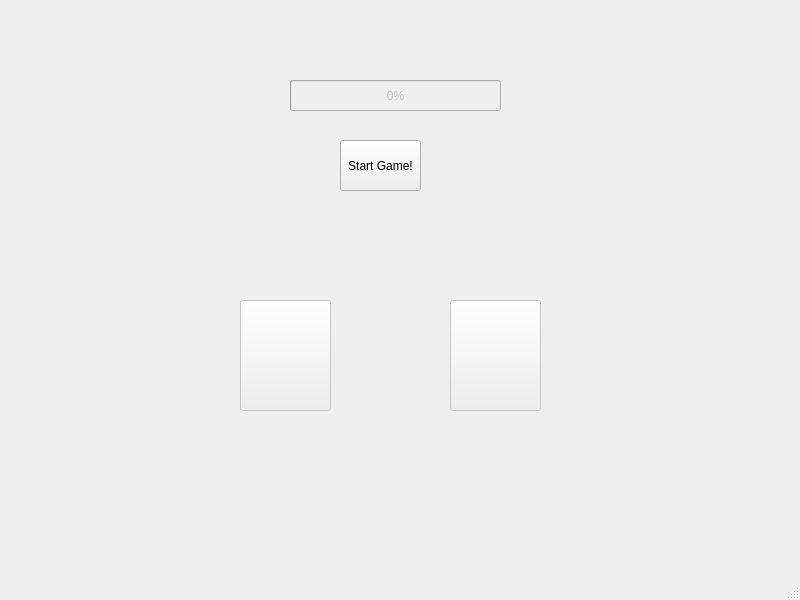
<?xml version="1.0" encoding="UTF-8"?>
<ui version="4.0">
 <class>MainWindow</class>
 <widget class="QMainWindow" name="MainWindow">
  <property name="geometry">
   <rect>
    <x>0</x>
    <y>0</y>
    <width>800</width>
    <height>600</height>
   </rect>
  </property>
  <property name="windowTitle">
   <string>MainWindow</string>
  </property>
  <widget class="QWidget" name="centralwidget">
   <widget class="QProgressBar" name="progressBar">
    <property name="enabled">
     <bool>false</bool>
    </property>
    <property name="geometry">
     <rect>
      <x>290</x>
      <y>80</y>
      <width>211</width>
      <height>31</height>
     </rect>
    </property>
    <property name="value">
     <number>0</number>
    </property>
   </widget>
   <widget class="QPushButton" name="startButton">
    <property name="geometry">
     <rect>
      <x>340</x>
      <y>140</y>
      <width>81</width>
      <height>51</height>
     </rect>
    </property>
    <property name="text">
     <string>Start Game!</string>
    </property>
   </widget>
   <widget class="QPushButton" name="redButton">
    <property name="enabled">
     <bool>false</bool>
    </property>
    <property name="geometry">
     <rect>
      <x>240</x>
      <y>300</y>
      <width>91</width>
      <height>111</height>
     </rect>
    </property>
    <property name="text">
     <string/>
    </property>
   </widget>
   <widget class="QPushButton" name="blueButton">
    <property name="enabled">
     <bool>false</bool>
    </property>
    <property name="geometry">
     <rect>
      <x>450</x>
      <y>300</y>
      <width>91</width>
      <height>111</height>
     </rect>
    </property>
    <property name="text">
     <string/>
    </property>
   </widget>
   <widget class="QLabel" name="label">
    <property name="enabled">
     <bool>true</bool>
    </property>
    <property name="geometry">
     <rect>
      <x>270</x>
      <y>220</y>
      <width>541</width>
      <height>51</height>
     </rect>
    </property>
    <property name="font">
     <font>
      <pointsize>13</pointsize>
      <bold>false</bold>
     </font>
    </property>
    <property name="autoFillBackground">
     <bool>true</bool>
    </property>
    <property name="text">
     <string/>
    </property>
   </widget>
   <widget class="QLabel" name="label_2">
    <property name="geometry">
     <rect>
      <x>520</x>
      <y>80</y>
      <width>211</width>
      <height>201</height>
     </rect>
    </property>
    <property name="text">
     <string/>
    </property>
   </widget>
  </widget>
  <widget class="QMenuBar" name="menubar">
   <property name="geometry">
    <rect>
     <x>0</x>
     <y>0</y>
     <width>800</width>
     <height>21</height>
    </rect>
   </property>
  </widget>
  <widget class="QStatusBar" name="statusbar"/>
 </widget>
 <resources/>
 <connections/>
</ui>
